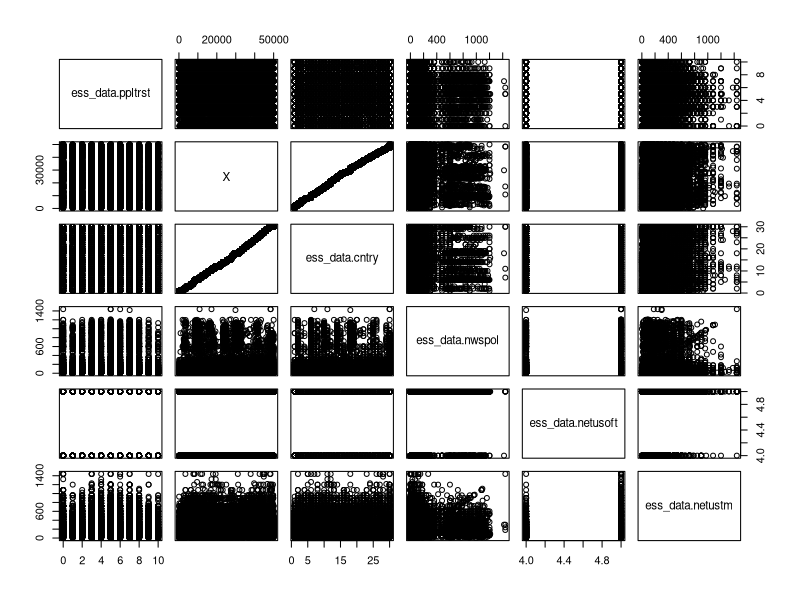
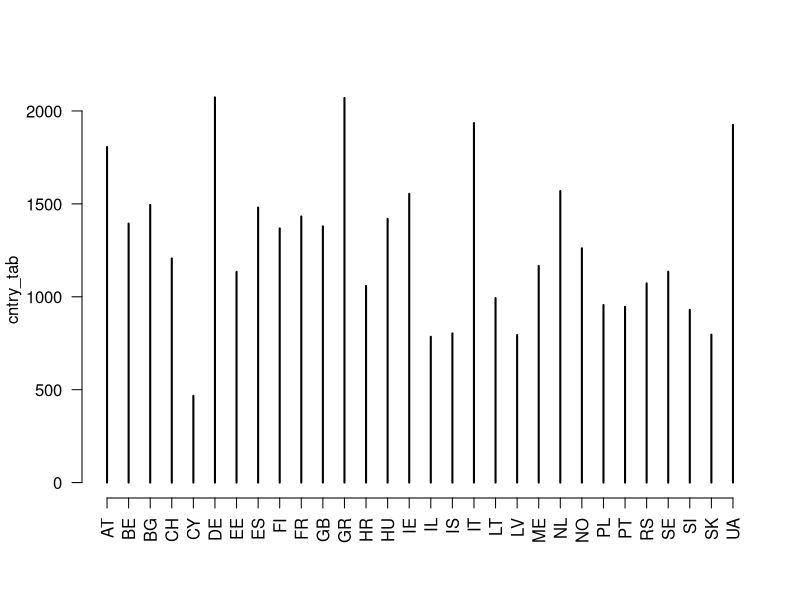
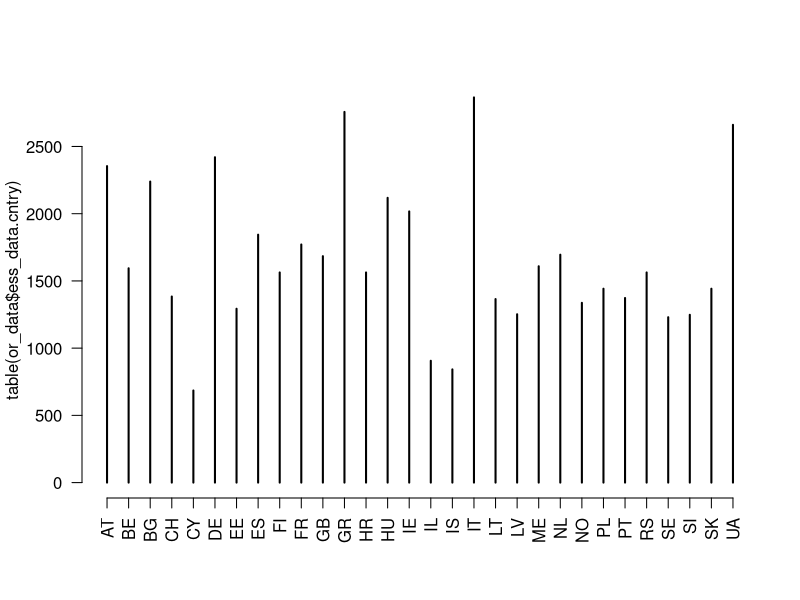
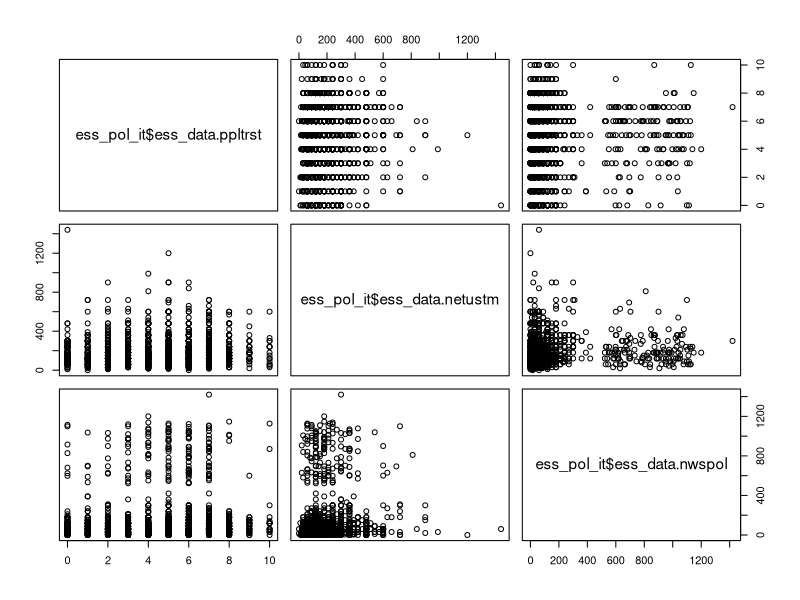

R code for these plots, in order:
## ---- chunk 1
ess_pol <- read.csv('ess_pol.csv', sep = ',')
head(ess_pol)
str(ess_pol)
## ---- chunk 2
# Clean four/two-digit key-codes
for (v in c(77, 88, 99, 6666, 7777, 8888, 9999)) {
  ess_pol <- ess_pol[rowSums(ess_pol == v, na.rm = TRUE) == 0, ]
}
summary(ess_pol)
## ---- chunk 3
ess_pol$ess_data.cntry <- as.factor(ess_pol$ess_data.cntry)
str(ess_pol)
## ---- chunk 4
write.csv(ess_pol, 'ess_pol_clean.csv', sep = ',')
## ---- chunk 5
pairs(ess_data.ppltrst ~ ., data = ess_pol)
## ---- chunk 6
ess_pol_den <- ess_pol[ess_pol$ess_data.cntry == 'DK', ]
str(ess_pol_den)
## ---- chunk 7
cntry_tab <- table(ess_pol$ess_data.cntry)
plot(cntry_tab, las = 2)
## ---- chunk 8
or_data <- read.csv('ess_pol.csv', sep = ',')
or_data$ess_data.cntry <- as.factor(or_data$ess_data.cntry)
plot(table(or_data$ess_data.cntry), las=2)
## ---- chunk 9
ess_pol_it <- ess_pol[ess_pol$ess_data.cntry == 'IT', ]
summary(ess_pol_it)
## ---- chunk 10
pairs(ess_pol_it$ess_data.ppltrst ~ ess_pol_it$ess_data.netustm + ess_pol_it$ess_data.nwspol, data = ess_pol_it)
## ---- chunk 11
cor(ess_pol_it[, c('ess_data.ppltrst', 'ess_data.netustm', 'ess_data.nwspol')])
## ---- chunk 12
ess_pol_it <- ess_pol_it[ess_pol_it$ess_data.netustm <= 600, ]
ess_pol_it <- ess_pol_it[ess_pol_it$ess_data.nwspol <= 600, ]
## ---- chunk 13
cor(ess_pol_it[, c('ess_data.ppltrst', 'ess_data.netustm', 'ess_data.nwspol')])
